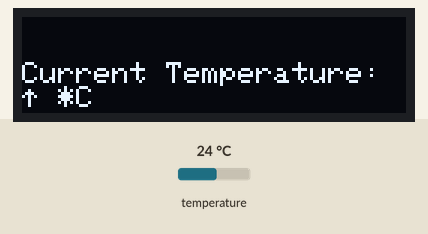
This sketch was run on a simulated Arduino Uno, built for the host (arithmetic inside an expression is 32-bit, double 64-bit). On the bench: 128×32 one-colour display. The inputs (shaded band) are chosen by the test bench; at power-on: temperature 24 °C. What the sketch prints to the serial monitor is not drawn.

Above: at 1.3 s.
1.4 s: temperature set to 28.3 °C
3.9 s: temperature set to 29.4 °C
At 5.1 s:
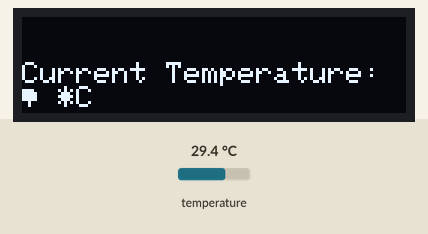
At 6.4 s:
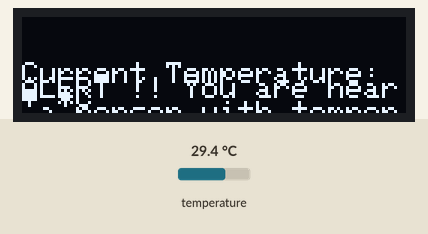
7.3 s: temperature set to 33 °C
9.5 s: temperature set to 41 °C
Timing chart, 0 to 12.5 s (numbered marks = the images above; inputs shaded):
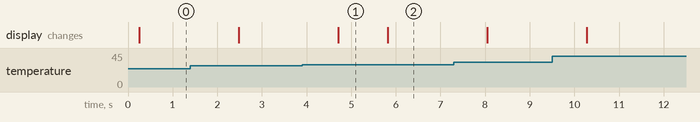

Measured:
- after the input at 3.9 s, the display: changes after 0.81 s (image 1)
- what the display in image 1 shows lasts 1.1 s, from 4.7 s to 5.8 s

The sketch:

Temp_alert_test_1.ino
```cpp
#include <SPI.h>
#include <Wire.h>
#include <Adafruit_AMG88xx.h>
#include <Adafruit_GFX.h>
#include <Adafruit_SSD1306.h>


#define SCREEN_WIDTH 128
#define SCREEN_HEIGHT 32

Adafruit_SSD1306 display1(SCREEN_WIDTH, SCREEN_HEIGHT, &Wire, -1);

double T;

Adafruit_AMG88xx amg;

void setup()
{
  Serial.begin(115200);
  Serial.println("Temperature Test");

  //display1.begin(SSD1306_SWITCHCAPVCC, 0x3C);

  if(!display1.begin(SSD1306_SWITCHCAPVCC, 0x3C)) { // Address 0x3C for 128x32
    Serial.println(F("SSD1306 allocation failed"));
    for(;;); // Don't proceed, loop forever
  }

  bool status;

  //default settings
  status = amg.begin(0x69);
  if (!status)
  {
    Serial.println("Could not find a valid AMG88xx sensor, check wiring!");
    while (1);
  }

  Serial.println("-- Thermistor Test --");
  Serial.println();
  delay(100);

  display1.setTextSize(2);
  display1.clearDisplay();
  display1.setCursor(0,0);
  display1.setTextColor(WHITE);
  display1.println("");
  display1.display();
}

void loop() {

    T = amg.readThermistor();
    Serial.print("Thermistor Temperature = ");
    Serial.print(T);
    Serial.println(" *C");

    display1.setTextSize(1);
    display1.setCursor(0,15);
    display1.setTextColor(WHITE);
    display1.println("Current Temperature: ");
    display1.write(T);
    display1.println(" *C");
    display1.println();
    delay(100);
    display1.display();

    if (T >= 29)
    {
      display1.setTextSize(1);
      display1.setTextColor(WHITE);
      display1.setCursor(0,20);
      display1.println("ALERT !! You are near a person with temperature.");

      Serial.println("\nALERT !! You are near a person with temperature.");
    }

    delay(1000);
}
```
